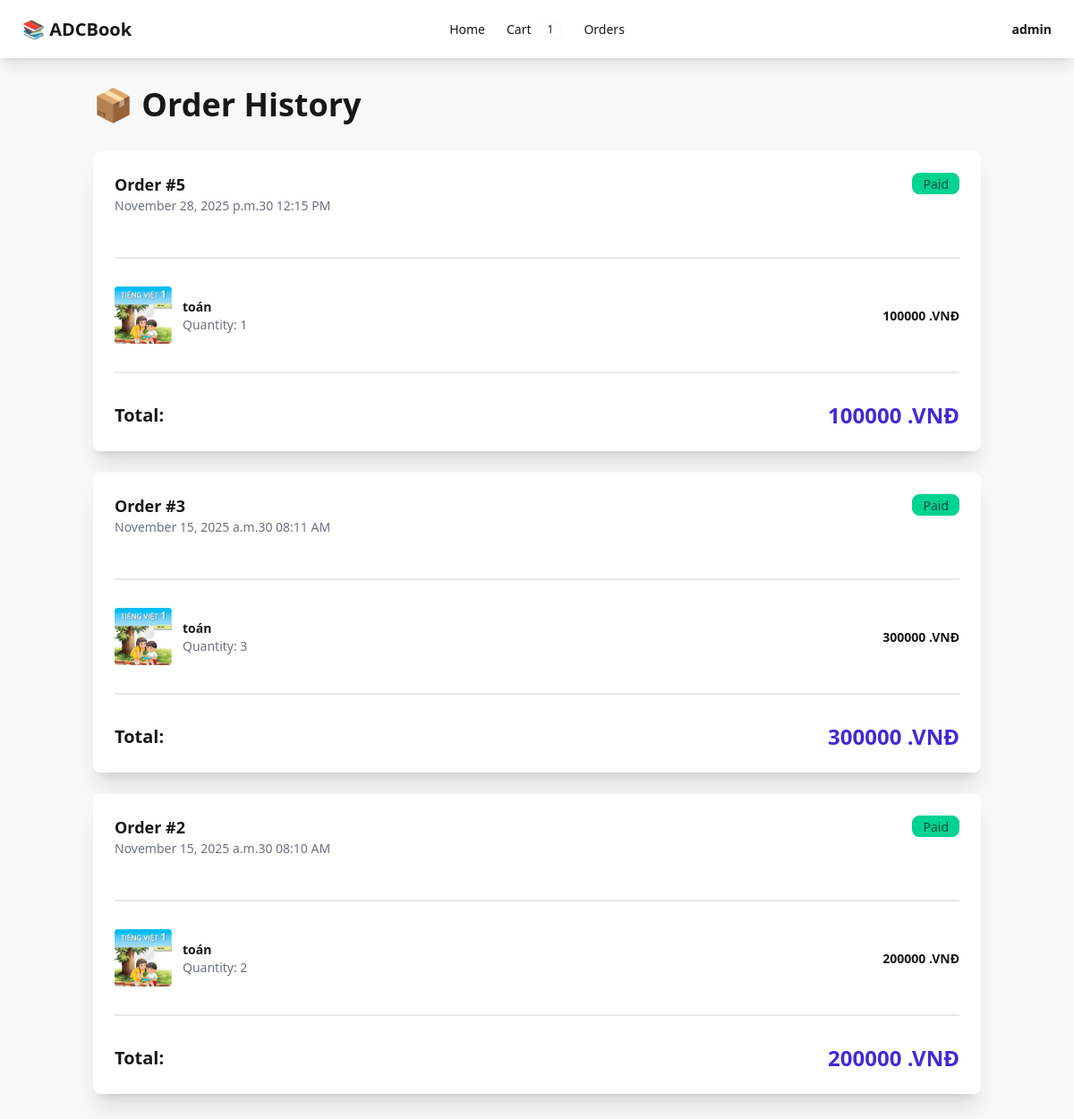
The page /orders/ (signed in) on the database as committed earlier.
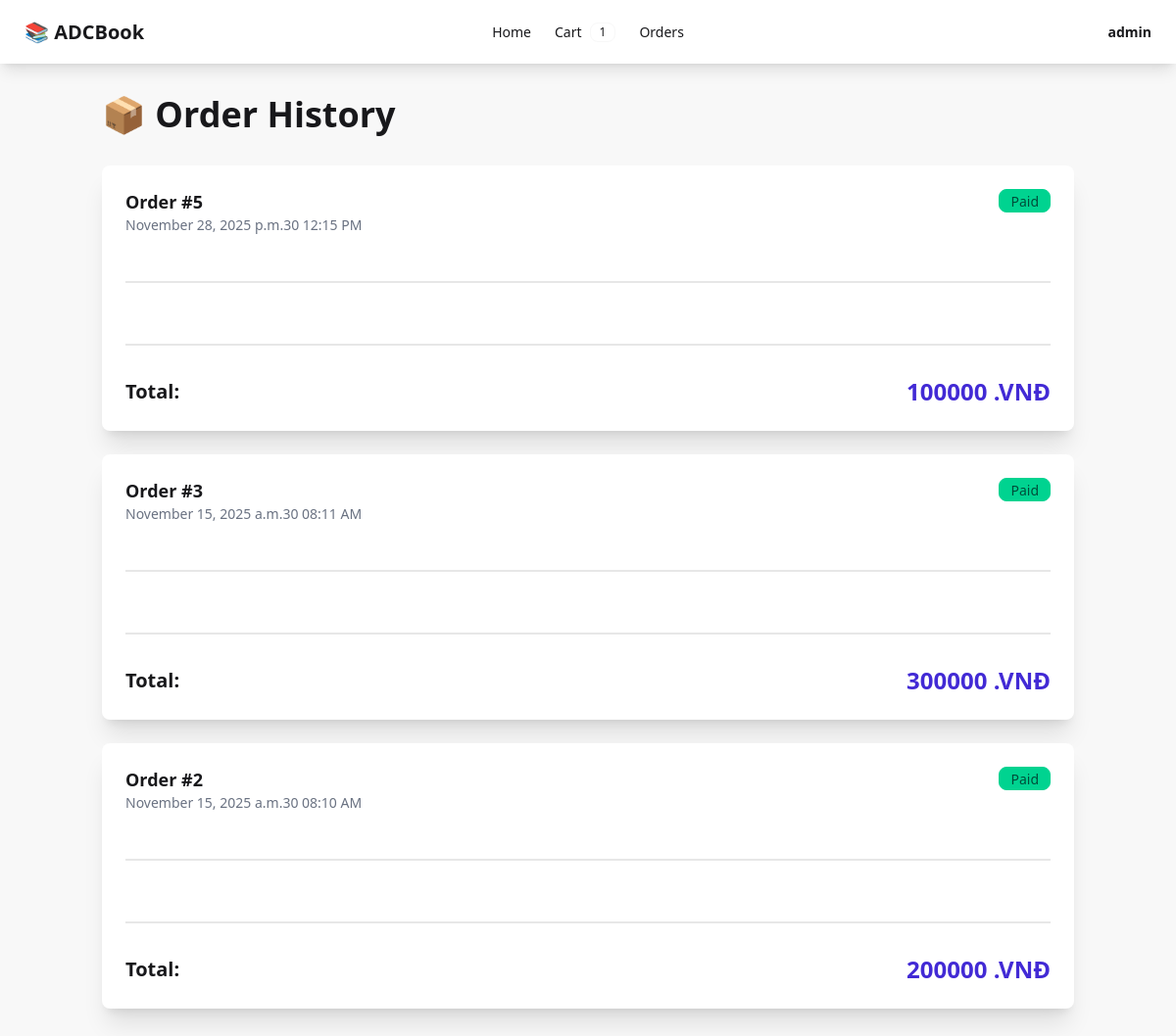
The same page on the database as committed later.
### orders/models.py (models this page shows, shortened)
class Order(models.Model):
    STATUS_CHOICES = [
        ('pending', 'Pending'),
        ('paid', 'Paid'),
        ('cancelled', 'Cancelled'),
    ]
    user = models.ForeignKey(User, on_delete=models.CASCADE, related_name='orders')
    total_price = models.DecimalField(max_digits=10, decimal_places=0, validators=[MinValueValidator(0)])
    status = models.CharField(max_length=20, choices=STATUS_CHOICES, default='pending')
    created_at = models.DateTimeField(auto_now_add=True)
    updated_at = models.DateTimeField(auto_now=True)
    class Meta:
        ordering = ['-created_at']

class OrderItem(models.Model):
    order = models.ForeignKey(Order, on_delete=models.CASCADE, related_name='items')
    book = models.ForeignKey(Book, on_delete=models.CASCADE)
    quantity = models.IntegerField(validators=[MinValueValidator(1)])
    price = models.DecimalField(max_digits=10, decimal_places=0, validators=[MinValueValidator(0)])
    def subtotal(self):
        return self.price * self.quantity

### books/models.py (models this page shows, shortened)
class Book(models.Model):
    name = models.CharField(max_length=200)
    price = models.DecimalField(max_digits=10, decimal_places=0, validators=[MinValueValidator(0)])
    image = models.ImageField(upload_to='books/', blank=True, null=True)
    grade = models.ForeignKey(Grade, on_delete=models.CASCADE, related_name='books')
    subject = models.ForeignKey(Subject, on_delete=models.CASCADE, related_name='books')
    description = models.TextField(blank=True)
    created_at = models.DateTimeField(auto_now_add=True)
    updated_at = models.DateTimeField(auto_now=True)
    class Meta:
        ordering = ['-created_at']

### orders/views.py (the view)
# urls.py: path('orders/', order_views.order_history, name='order_history'),
@login_required
def order_history(request):
    orders = Order.objects.filter(user=request.user)
    return render(request, 'orders/order_history.html', {'orders': orders})

### cart/context_processors.py (called while the page is built)
def cart_count(request):
    if request.user.is_authenticated:
        try:
            cart = request.user.cart
            count = sum(item.quantity for item in cart.items.all())
            return {'cart_count': count}
        except:
            return {'cart_count': 0}
    return {'cart_count': 0}

### orders/templates/orders/order_history.html (shortened to what this page needs)
{% extends 'base.html' %} {% block title %}Order History - Bookstore{% endblock %} {% block content %}
<h1 class="text-4xl font-bold mb-8">📦 Order History</h1>
{% if orders %}
<div class="space-y-6">
    {% for order in orders %}
    <div class="card bg-base-100 shadow-xl">
        <div class="card-body">
            <div class="flex justify-between items-start mb-4">
                <div>
                    <h2 class="card-title">Order #{{ order.id }}</h2>
                    <p class="text-sm text-gray-500">{{ order.created_at|date:"F d, Y at h:i A" }}</p>
                </div>
                <div class="badge badge-success">{{ order.get_status_display }}</div>
            </div>
            <div class="divider"></div>
            <div class="space-y-2">
                {% for item in order.items.all %}
                <div class="flex justify-between items-center">
                    <div class="flex gap-3 items-center">
                        {% if item.book.image %}
                        <img src="{{ item.book.image.url }}" alt="{{ item.book.name }}" class="w-16 h-16 object-cover rounded"> {% else %}
                        <div class="w-16 h-16 bg-base-200 flex items-center justify-center rounded">
                            <span class="text-xl">📖</span>
                        </div>
                        {% endif %}
                        <div>
                            <p class="font-bold">{{ item.book.name }}</p>
                            <p class="text-sm text-gray-500">Quantity: {{ item.quantity }}</p>
                        </div>
                    </div>
                    <p class="font-bold grow-0">{{ item.subtotal }} .VNĐ</p>
                </div>
                {% endfor %}
            </div>
            <div class="divider"></div>
            <div class="flex justify-between items-center">
                <span class="text-xl font-bold">Total:</span>
                <span class="text-2xl font-bold text-primary">{{ order.total_price }} .VNĐ</span>
            </div>
        </div>
    </div>
    {% endfor %}
</div>
{% endif %} {% endblock %}

### theme/templates/base.html (shortened to what this page needs)
{% load static tailwind_tags %} {% load django_htmx %}
<!DOCTYPE html>
<html lang="en">
<head>
    <meta http-equiv="X-UA-Compatible" content="ie=edge"> {% htmx_script %} {% tailwind_css %}
</head>
<body class="bg-base-200" hx-headers='{"x-csrftoken": "{{ csrf_token }}"}' hx-boost="true">
    <div class="navbar bg-base-100 shadow-lg">
        <div class="navbar-start">
            <a href="{% url 'home' %}" class="btn btn-ghost text-xl">📚 ADCBook</a>
        </div>
        <div class="navbar-center hidden lg:flex">
            <ul class="menu menu-horizontal px-1">
                <li><a href="{% url 'home' %}">Home</a></li>
                {% if user.is_authenticated %}
                <li><a href="{% url 'cart' %}">Cart {% if cart_count %}<span class="badge badge-sm">{{ cart_count }}</span>{% endif %}</a></li>
                <li><a href="{% url 'order_history' %}">Orders</a></li>
                {% endif %}
            </ul>
        </div>
        <div class="navbar-end">
            {% if user.is_authenticated %}
            <div class="dropdown dropdown-end">
                <label tabindex="0" class="btn btn-ghost">{{ user.username }}</label>
            </div>
            {% else %}
            <a href="{% url 'login' %}" class="btn btn-ghost">Login</a>
            <a href="{% url 'register' %}" class="btn btn-primary">Register</a> {% endif %}
        </div>
    </div>
    <div class="container mx-auto px-4 py-8">
        {% block content %} {% endblock %}
    </div>
</body>
</html>

Rows that differ between the two databases and show on the page:
removed OrderItem: book.image (picture), book.name "toán", quantity "1", subtotal "100000", shown under Order "November 28, 2025 p.m.30 12:15 PM"
removed OrderItem: book.image (picture), book.name "toán", quantity "3", subtotal "300000", shown under Order "November 15, 2025 a.m.30 08:11 AM"
removed OrderItem: book.image (picture), book.name "toán", quantity "2", subtotal "200000", shown under Order "November 15, 2025 a.m.30 08:10 AM"
